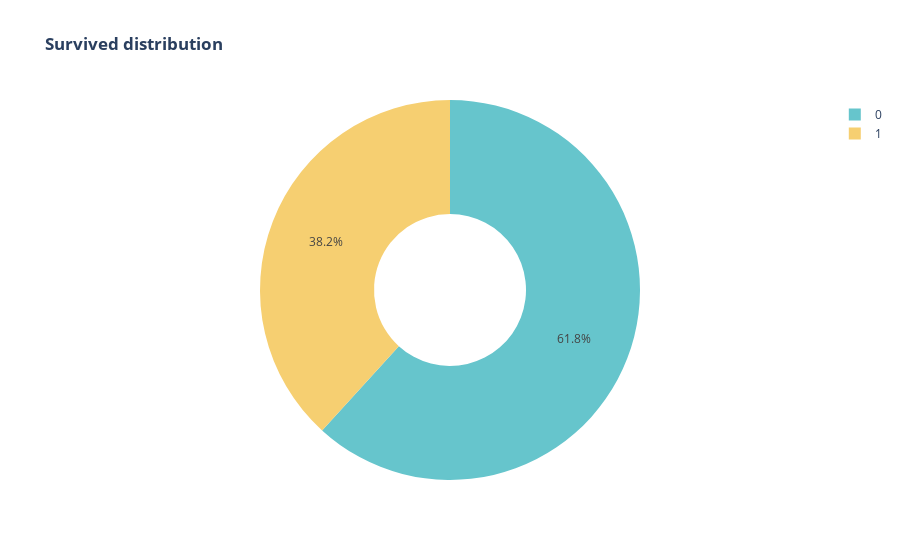

Write notebook code for a chart like this one.
### Code cell
# Create a pie (donut) chart to visualize the survival distribution
px.pie(
    data,  
    # Dataset used to generate the chart

    names="Survived",  
    # Column that defines the pie slices (e.g., Survived vs Not Survived)

    title="<b>Survived distribution</b>",  
    # Chart title with bold formatting using HTML tags

    color_discrete_sequence=px.colors.qualitative.Pastel,  
    # Apply a pastel color palette for better visual appeal

    hole=0.4  
    # Convert the pie chart into a donut chart
    # 0.4 represents the size of the hole (40% of the radius)
)

### Figure 1 — Plotly figure (JSON) as saved in the notebook; plotly's stock layout.template omitted (floating-point values rounded to 4 significant figures; data arrays with more than 128 entries replaced by an {"elided": "..."} marker saying what was removed)
{"data": [{"domain": {"x": [0, 1], "y": [0, 1]}, "hole": 0.4, "hovertemplate": "Survived=%{label}<extra></extra>", "labels": {"elided": "889 int values"}, "legendgroup": "", "name": "", "showlegend": true, "type": "pie"}], "layout": {"legend": {"tracegroupgap": 0}, "piecolorway": ["rgb(102, 197, 204)", "rgb(246, 207, 113)", "rgb(248, 156, 116)", "rgb(220, 176, 242)", "rgb(135, 197, 95)", "rgb(158, 185, 243)", "rgb(254, 136, 177)", "rgb(201, 219, 116)", "rgb(139, 224, 164)", "rgb(180, 151, 231)", "rgb(179, 179, 179)"], "title": {"text": "<b>Survived distribution</b>"}}}
